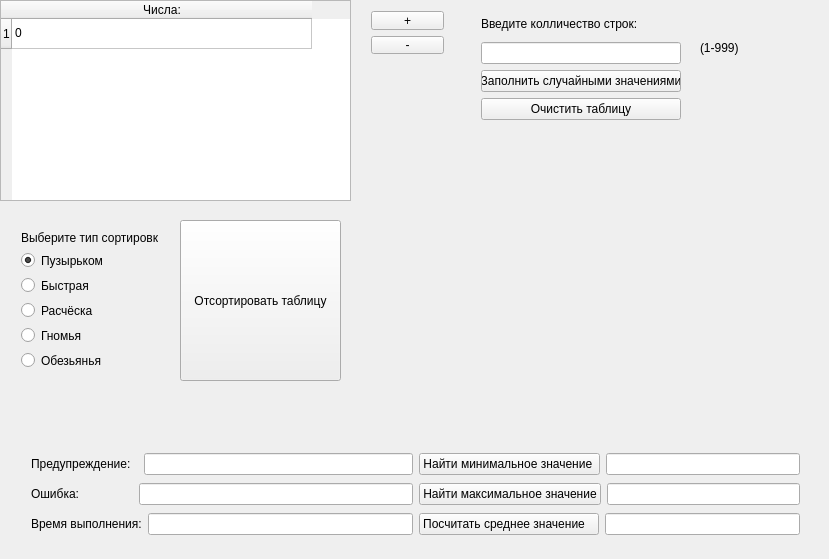
<?xml version="1.0" encoding="UTF-8"?>
<ui version="4.0">
 <class>Widget</class>
 <widget class="QWidget" name="Widget">
  <property name="geometry">
   <rect>
    <x>0</x>
    <y>0</y>
    <width>829</width>
    <height>559</height>
   </rect>
  </property>
  <property name="windowTitle">
   <string>Widget</string>
  </property>
  <widget class="QTableWidget" name="tableWidget">
   <property name="geometry">
    <rect>
     <x>0</x>
     <y>0</y>
     <width>351</width>
     <height>201</height>
    </rect>
   </property>
   <attribute name="horizontalHeaderDefaultSectionSize">
    <number>300</number>
   </attribute>
   <row>
    <property name="text">
     <string>1</string>
    </property>
   </row>
   <column>
    <property name="text">
     <string>Числа:</string>
    </property>
   </column>
   <item row="0" column="0">
    <property name="text">
     <string>0</string>
    </property>
   </item>
  </widget>
  <widget class="QPushButton" name="pushButton_sort">
   <property name="geometry">
    <rect>
     <x>180</x>
     <y>220</y>
     <width>161</width>
     <height>161</height>
    </rect>
   </property>
   <property name="text">
    <string>Отсортировать таблицу</string>
   </property>
   <property name="iconSize">
    <size>
     <width>20</width>
     <height>20</height>
    </size>
   </property>
  </widget>
  <widget class="QLabel" name="label_3">
   <property name="geometry">
    <rect>
     <x>700</x>
     <y>40</y>
     <width>55</width>
     <height>16</height>
    </rect>
   </property>
   <property name="text">
    <string>(1-999)</string>
   </property>
  </widget>
  <widget class="QWidget" name="">
   <property name="geometry">
    <rect>
     <x>360</x>
     <y>0</y>
     <width>95</width>
     <height>65</height>
    </rect>
   </property>
   <layout class="QVBoxLayout" name="verticalLayout">
    <item>
     <widget class="QPushButton" name="plus">
      <property name="text">
       <string>+</string>
      </property>
     </widget>
    </item>
    <item>
     <widget class="QPushButton" name="minus">
      <property name="text">
       <string>-</string>
      </property>
     </widget>
    </item>
   </layout>
  </widget>
  <widget class="QWidget" name="">
   <property name="geometry">
    <rect>
     <x>10</x>
     <y>220</y>
     <width>159</width>
     <height>161</height>
    </rect>
   </property>
   <layout class="QVBoxLayout" name="verticalLayout_2">
    <item>
     <widget class="QLabel" name="label">
      <property name="text">
       <string>Выберите тип сортировки:</string>
      </property>
     </widget>
    </item>
    <item>
     <widget class="QRadioButton" name="button_bubble">
      <property name="text">
       <string>Пузырьком</string>
      </property>
      <property name="checked">
       <bool>true</bool>
      </property>
     </widget>
    </item>
    <item>
     <widget class="QRadioButton" name="button_fast">
      <property name="text">
       <string>Быстрая</string>
      </property>
     </widget>
    </item>
    <item>
     <widget class="QRadioButton" name="button_comb">
      <property name="text">
       <string>Расчёска</string>
      </property>
     </widget>
    </item>
    <item>
     <widget class="QRadioButton" name="button_gnome">
      <property name="text">
       <string>Гномья</string>
      </property>
     </widget>
    </item>
    <item>
     <widget class="QRadioButton" name="button_monkey">
      <property name="text">
       <string>Обезьянья</string>
      </property>
     </widget>
    </item>
   </layout>
  </widget>
  <widget class="QWidget" name="">
   <property name="geometry">
    <rect>
     <x>470</x>
     <y>0</y>
     <width>222</width>
     <height>131</height>
    </rect>
   </property>
   <layout class="QVBoxLayout" name="verticalLayout_5">
    <item>
     <layout class="QVBoxLayout" name="verticalLayout_4">
      <item>
       <widget class="QLabel" name="label_2">
        <property name="text">
         <string>Введите колличество строк:</string>
        </property>
       </widget>
      </item>
      <item>
       <widget class="QLineEdit" name="input_rows">
        <property name="maxLength">
         <number>3</number>
        </property>
       </widget>
      </item>
     </layout>
    </item>
    <item>
     <widget class="QPushButton" name="pushButton_random">
      <property name="text">
       <string>Заполнить случайными значениями</string>
      </property>
     </widget>
    </item>
    <item>
     <widget class="QPushButton" name="pushButton_clear">
      <property name="text">
       <string>Очистить таблицу</string>
      </property>
     </widget>
    </item>
   </layout>
  </widget>
  <widget class="QWidget" name="">
   <property name="geometry">
    <rect>
     <x>20</x>
     <y>440</y>
     <width>791</width>
     <height>108</height>
    </rect>
   </property>
   <layout class="QHBoxLayout" name="horizontalLayout_7">
    <item>
     <layout class="QVBoxLayout" name="verticalLayout_6">
      <item>
       <layout class="QHBoxLayout" name="horizontalLayout_4">
        <item>
         <widget class="QLabel" name="label_4">
          <property name="text">
           <string>Предупреждение:  </string>
          </property>
         </widget>
        </item>
        <item>
         <widget class="QLineEdit" name="warning">
          <property name="readOnly">
           <bool>true</bool>
          </property>
         </widget>
        </item>
       </layout>
      </item>
      <item>
       <layout class="QHBoxLayout" name="horizontalLayout_5">
        <item>
         <widget class="QLabel" name="label_5">
          <property name="text">
           <string>Ошибка:                </string>
          </property>
         </widget>
        </item>
        <item>
         <widget class="QLineEdit" name="error">
          <property name="readOnly">
           <bool>true</bool>
          </property>
         </widget>
        </item>
       </layout>
      </item>
      <item>
       <layout class="QHBoxLayout" name="horizontalLayout_6">
        <item>
         <widget class="QLabel" name="label_6">
          <property name="text">
           <string>Время выполнения:</string>
          </property>
         </widget>
        </item>
        <item>
         <widget class="QLineEdit" name="time">
          <property name="readOnly">
           <bool>true</bool>
          </property>
         </widget>
        </item>
       </layout>
      </item>
     </layout>
    </item>
    <item>
     <layout class="QVBoxLayout" name="verticalLayout_3">
      <item>
       <layout class="QHBoxLayout" name="horizontalLayout">
        <item>
         <widget class="QPushButton" name="pushButton_min">
          <property name="text">
           <string>Найти минимальное значение </string>
          </property>
         </widget>
        </item>
        <item>
         <widget class="QLineEdit" name="output_min">
          <property name="readOnly">
           <bool>true</bool>
          </property>
         </widget>
        </item>
       </layout>
      </item>
      <item>
       <layout class="QHBoxLayout" name="horizontalLayout_2">
        <item>
         <widget class="QPushButton" name="pushButton_max">
          <property name="text">
           <string>Найти максимальное значение</string>
          </property>
         </widget>
        </item>
        <item>
         <widget class="QLineEdit" name="output_max">
          <property name="readOnly">
           <bool>true</bool>
          </property>
         </widget>
        </item>
       </layout>
      </item>
      <item>
       <layout class="QHBoxLayout" name="horizontalLayout_3">
        <item>
         <widget class="QPushButton" name="pushButton_avg">
          <property name="text">
           <string>Посчитать среднее значение   </string>
          </property>
         </widget>
        </item>
        <item>
         <widget class="QLineEdit" name="output_avg">
          <property name="readOnly">
           <bool>true</bool>
          </property>
         </widget>
        </item>
       </layout>
      </item>
     </layout>
    </item>
   </layout>
  </widget>
 </widget>
 <layoutdefault spacing="6" margin="11"/>
 <resources/>
 <connections/>
</ui>
